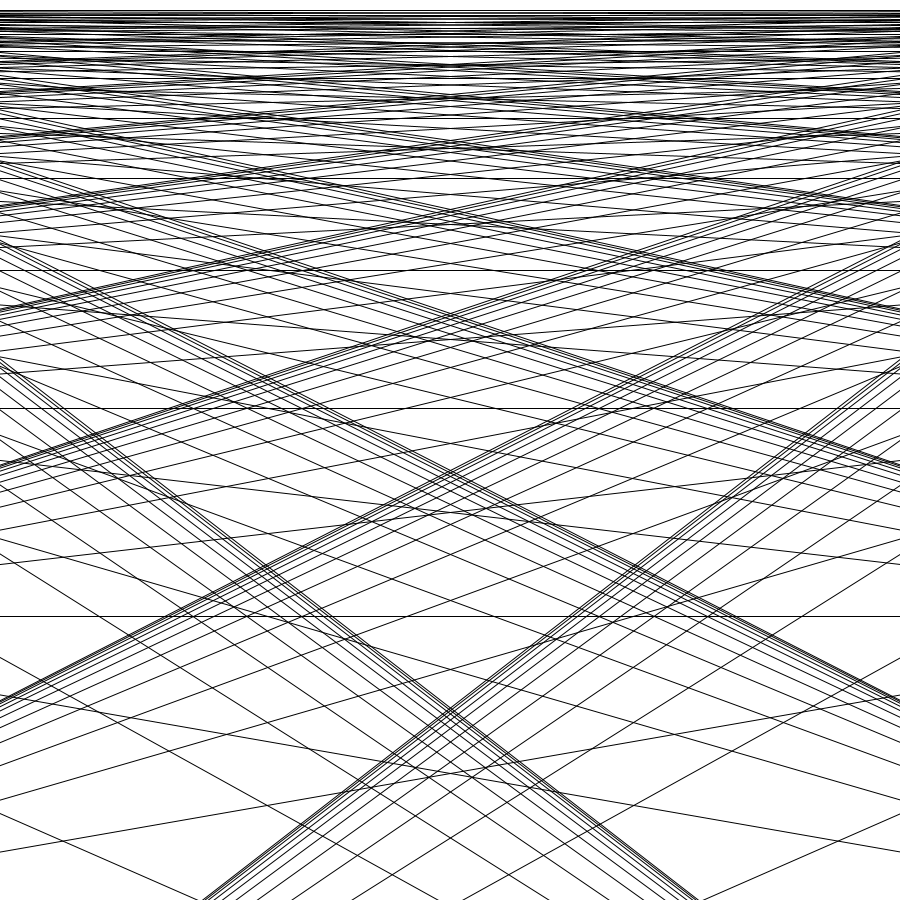
Frame 1 (no input)
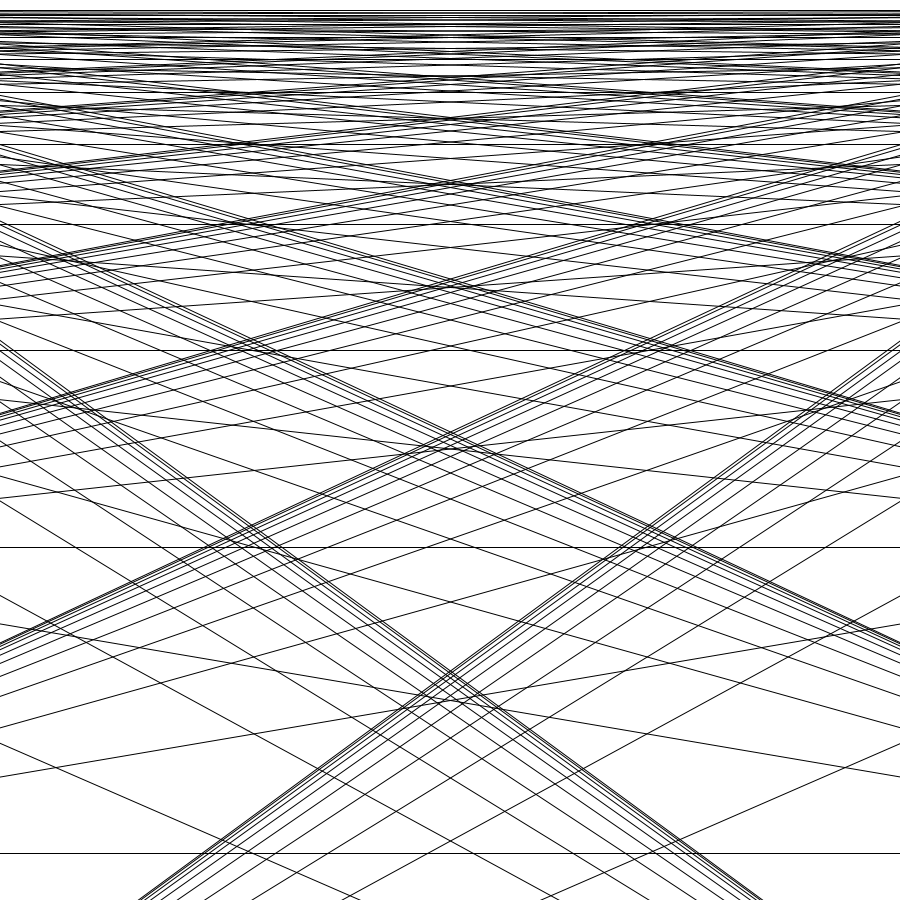
Frame 60 (the mouse pressed at the canvas centre just before this capture)
Frame 120 (the mouse held since frame 60 and released just before this capture): identical to frame 60, image omitted

The Processing sketch that drew these frames (run headless with seeded random() and noise(); from frame 60 on, the mouse is pressed at the canvas centre):

// Processing sketch: processing_165039
// ── processing_165039.pde


float step =1.5;


void setup(){
  size(900,900);
}

void draw(){
  background(255);
  step+=0.01;
  for(float x=10; x<height*2; x*=step){
    for(float y=10; y<height*2; y*=step){
      line(-width/2,x,width*3/2,y);
    }
  }
 if(step>1.55)
   step =1.5;
}
